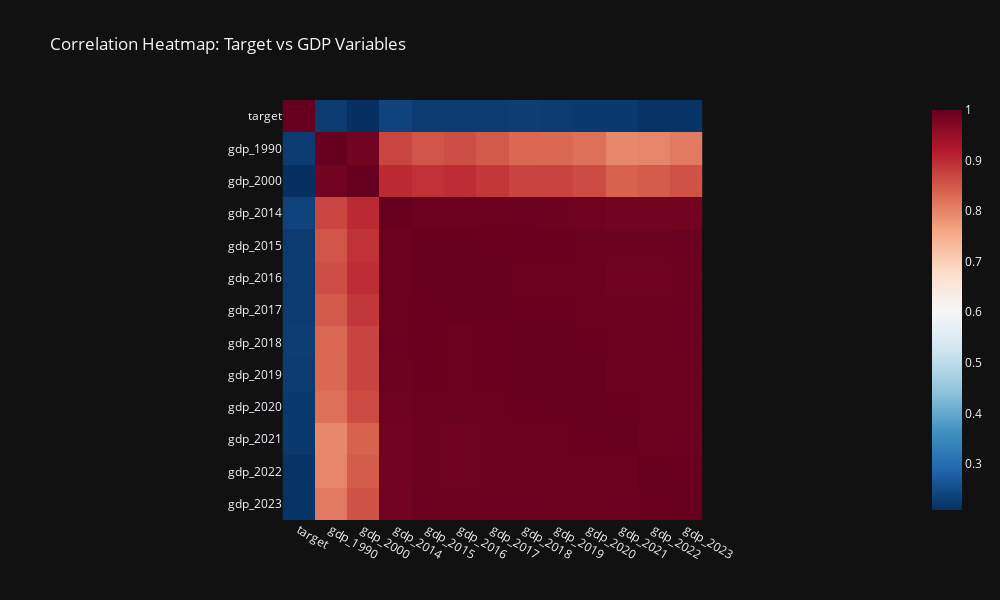

Notebook cell for this chart:
### Code cell
# Variables to compare
variables_to_compare = ['gdp_1990',
       'gdp_2000', 'gdp_2014', 'gdp_2015', 'gdp_2016', 'gdp_2017', 'gdp_2018',
       'gdp_2019', 'gdp_2020', 'gdp_2021', 'gdp_2022', 'gdp_2023'
]

# Compute the correlation matrix for 'target' and the selected variables
columns_to_use = ['target'] + variables_to_compare
df_corr_matrix = df[columns_to_use].corr()

# Take the absolute values of the correlation matrix
df_corr_matrix_abs = df_corr_matrix.abs()

fig = px.imshow(df_corr_matrix_abs, 
                color_continuous_scale='RdBu_r', 
                title="Correlation Heatmap: Target vs GDP Variables", 
                template='plotly_dark', 
                width=1000, 
                height=600) 

fig.show()

### Figure 1 — Plotly figure (JSON) as saved in the notebook; plotly's stock layout.template omitted (floating-point values rounded to 4 significant figures; data arrays with more than 128 entries replaced by an {"elided": "..."} marker saying what was removed)
{"data": [{"coloraxis": "coloraxis", "hovertemplate": "x: %{x}<br>y: %{y}<br>color: %{z}<extra></extra>", "name": "0", "type": "heatmap", "x": ["target", "gdp_1990", "gdp_2000", "gdp_2014", "gdp_2015", "gdp_2016", "gdp_2017", "gdp_2018", "gdp_2019", "gdp_2020", "gdp_2021", "gdp_2022", "gdp_2023"], "xaxis": "x", "y": ["target", "gdp_1990", "gdp_2000", "gdp_2014", "gdp_2015", "gdp_2016", "gdp_2017", "gdp_2018", "gdp_2019", "gdp_2020", "gdp_2021", "gdp_2022", "gdp_2023"], "yaxis": "y", "z": {"elided": "13x13 float values"}}], "layout": {"coloraxis": {"colorscale": [[0, "rgb(5,48,97)"], [0.1, "rgb(33,102,172)"], [0.2, "rgb(67,147,195)"], [0.3, "rgb(146,197,222)"], [0.4, "rgb(209,229,240)"], [0.5, "rgb(247,247,247)"], [0.6, "rgb(253,219,199)"], [0.7, "rgb(244,165,130)"], [0.8, "rgb(214,96,77)"], [0.9, "rgb(178,24,43)"], [1, "rgb(103,0,31)"]]}, "height": 600, "title": {"text": "Correlation Heatmap: Target vs GDP Variables"}, "width": 1000, "xaxis": {"anchor": "y", "constrain": "domain", "domain": [0, 1], "scaleanchor": "y"}, "yaxis": {"anchor": "x", "autorange": "reversed", "constrain": "domain", "domain": [0, 1]}}}
